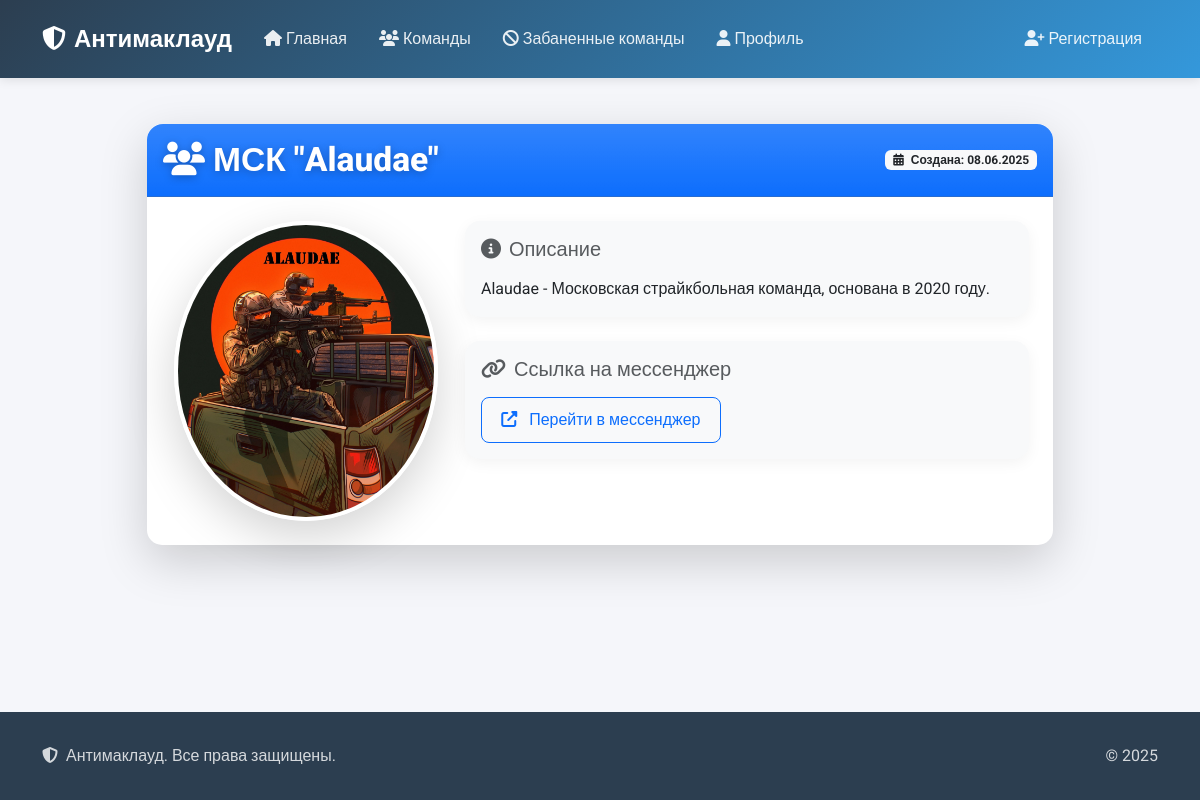
Screenshot of /team/3/ with the database file from the repository.
### core/models.py (models this page shows, shortened)
class Team(models.Model):
    name = models.CharField(max_length=100, unique=True)
    messenger_link = models.URLField(blank=True, null=True)
    chevron = models.ImageField(upload_to='team_chevrons/', blank=True, null=True)
    description = models.TextField(blank=True, null=True)
    created_at = models.DateTimeField(auto_now_add=True)
    updated_at = models.DateTimeField(auto_now=True)

### core/views.py (the view)
# urls.py: path('team/<int:team_id>/', team_detail, name='team_detail'),
def team_detail(request, team_id):
    team = get_object_or_404(Team, id=team_id)
    return render(request, 'team_detail.html', {'team': team})

### templates/team_detail.html (shortened to what this page needs)
{% extends 'base.html' %}
{% block content %}
<div class="container py-4">
    <div class="row justify-content-center">
        <div class="col-md-10">
            <div class="card shadow-lg">
                <div class="card-header bg-primary bg-gradient text-white py-3" style="border-top-left-radius: 1rem; border-top-right-radius: 1rem;">
                    <div class="d-flex justify-content-between align-items-center">
                        <h2 class="card-title mb-0" style="font-size:2.1rem; font-weight:800; text-shadow: 0 2px 8px rgba(0,0,0,0.25);">
                            <i class="fas fa-users me-2"></i>{{ team.name }}
                        </h2>
                        <span class="badge bg-light text-dark">
                            <i class="fas fa-calendar-alt me-1"></i>
                            Создана: {{ team.created_at|date:"d.m.Y" }}
                        </span>
                    </div>
                </div>
                <div class="card-body p-4">
                    <div class="row">
                        {% if team.chevron %}
                        <div class="col-md-4 text-center mb-4 mb-md-0">
                            <div class="position-relative d-inline-block">
                                <img src="{{ team.chevron.url }}" alt="{{ team.name }}"
                                     class="img-fluid rounded-circle shadow-lg"
                                     style="max-height: 300px; border: 4px solid white;">
                            </div>
                        </div>
                        {% endif %}
                        <div class="col-md-{% if team.chevron %}8{% else %}12{% endif %}">
                            {% if team.description %}
                            <div class="card border-0 bg-light mb-4">
                                <div class="card-body">
                                    <h5 class="card-title text-muted mb-3">
                                        <i class="fas fa-info-circle me-2"></i>Описание
                                    </h5>
                                    <p class="card-text">{{ team.description }}</p>
                                </div>
                            </div>
                            {% endif %}
                            {% if team.messenger_link %}
                            <div class="card border-0 bg-light mb-4">
                                <div class="card-body">
                                    <h5 class="card-title text-muted mb-3">
                                        <i class="fas fa-link me-2"></i>Ссылка на мессенджер
                                    </h5>
                                    <a href="{{ team.messenger_link }}" target="_blank"
                                       class="btn btn-outline-primary">
                                        <i class="fas fa-external-link-alt me-2"></i>
                                        Перейти в мессенджер
                                    </a>
                                </div>
                            </div>
                            {% endif %}
                        </div>
                    </div>
                </div>
            </div>
        </div>
    </div>
</div>
{% endblock %}

### templates/base.html (style rules this page uses)
:root { --primary-color: #2c3e50; --secondary-color: #3498db; --accent-color: #e74c3c; --text-color: #2c3e50; --light-bg: #f8f9fa; }
body { font-family: 'Roboto', sans-serif; color: var(--text-color); background-color: #f5f6fa; padding-top: 76px; min-height: 100vh; display: flex; flex-direction: column; }
.container { flex: 1; }
.card { border: none; border-radius: 15px; box-shadow: 0 4px 15px rgba(0,0,0,0.05); transition: transform 0.3s ease, box-shadow 0.3s ease; }
.btn { border-radius: 8px; padding: 0.6rem 1.2rem; font-weight: 500; transition: all 0.3s ease; }

### rows the page displays
Team: name "МСК \"Alaudae\"", created_at "08.06.2025", chevron (picture), description "Alaudae - Московская страйкбольная команда, основана в 2020 году."
